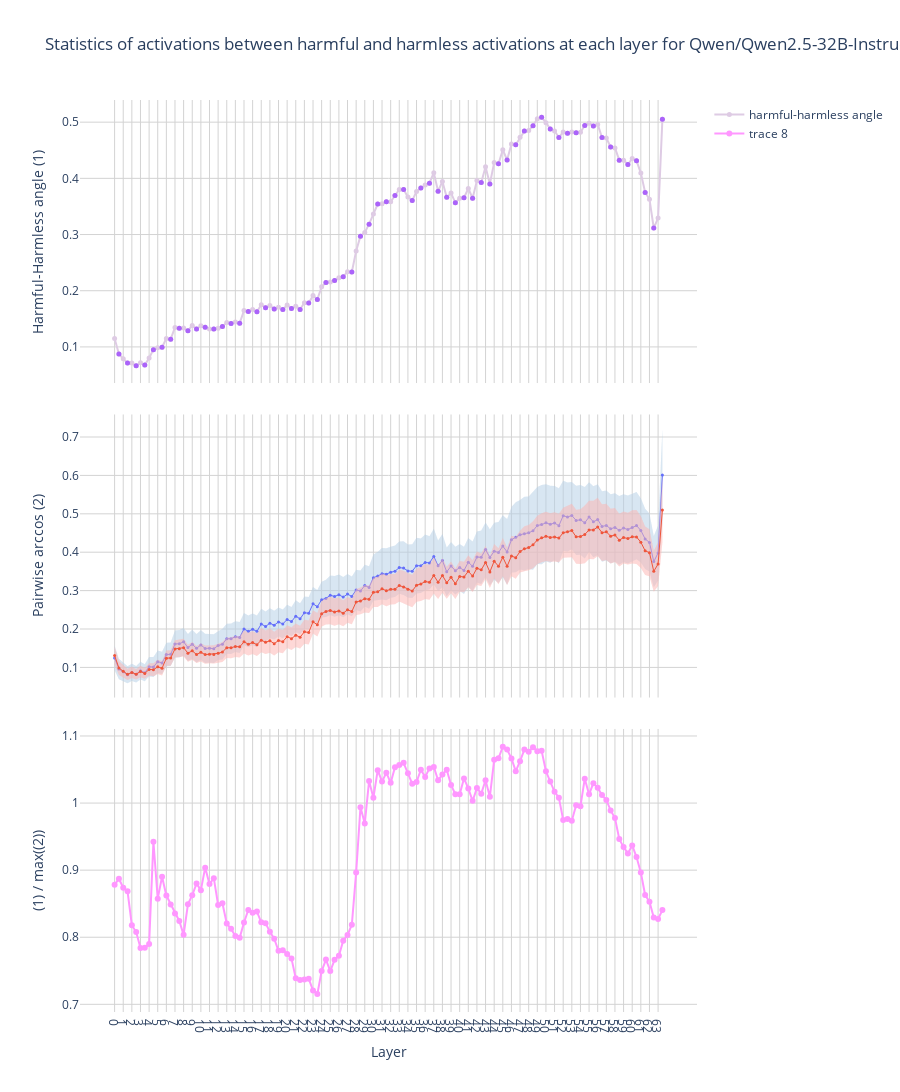

The notebook cell this image was saved under:
### Code cell
x_values = sum([[f"{l}", f"{l}-post"] for l in range(num_layers)], [])

fig = go.Figure()

# Angles between each pair of mean vectors at each layer
fig.add_trace(
    go.Scatter(
        x=x_values,
        y=np.arccos(similarity_scores[..., chosen_token]).flatten(),
        name="harmful-harmless angle",
        # showlegend=False,
        mode="lines+markers",
        marker=dict(color=colour_map_light["neutral"], size=5),
        yaxis="y",
    )
)
fig.add_trace(
    go.Scatter(
        x=x_values[1::2],
        y=np.arccos(similarity_scores[..., 1, chosen_token]).flatten(),
        # name="cosine similarity",
        showlegend=False,
        mode="markers",
        marker=dict(color=colour_map["neutral"], size=5),
        yaxis="y",
    )
)

for category in categories:
    if category == "harmful":
        # layers x resid_modules x (batch * (batch - 1) // 2)
        # cosine of each sample activation vector with other sample activation vectors
        acts_pairwise_sim = harmful_acts_pairwise_sim[..., chosen_token]

        # layers x resid_modules x batch
        # cosine of each sample activation vector with the mean activation vector
        acts_cosine_with_mean = harmful_acts_cosine_with_mean[..., chosen_token].clip(
            -1, 1
        )
    else:
        # layers x resid_modules x (batch * (batch - 1) // 2)
        # cosine of each sample activation vector with other sample activation vectors
        acts_pairwise_sim = harmless_acts_pairwise_sim[..., chosen_token]

        # layers x resid_modules x batch
        # cosine of each sample activation vector with the mean activation vector
        acts_cosine_with_mean = harmless_acts_cosine_with_mean[..., chosen_token].clip(
            -1, 1
        )

    acts_arccos_with_mean = np.arccos(acts_cosine_with_mean)

    count = acts_cosine_with_mean.shape[-1]

    for module_idx, module_name in enumerate(resid_modules):
        if module_name == "pre":
            colour = colour_map[category]
        else:
            colour = colour_map_light[category]

        # fig.add_trace(
        #     go.Box(
        #         x=sum([[name] * count for name in x_values[module_idx::2]], []),
        #         y=np.arccos(acts_arccos_with_mean[..., module_idx, :]).flatten(),
        #         boxmean=True,
        #         line_width=1,
        #         marker_size=2,
        #         showlegend=False,
        #         marker_color=colour,
        #         yaxis="y2",
        #     ),
        # )
        fig.add_trace(
            variance_plot(
                x=x_values, 
                y=torch.tensor(acts_arccos_with_mean).reshape(-1, acts_arccos_with_mean.shape[-1]), 
                yaxis="y2", 
                fillcolor=colour_map_opaque[category], 
                showlegend=False
            )
        )


    fig.add_trace(
        go.Scatter(
            x=x_values,
            y=acts_arccos_with_mean.mean(axis=-1).flatten(),
            mode="lines+markers",
            showlegend=False,
            marker=dict(color=colour_map[category], size=3),
            line_width=1,
            yaxis="y2",
        ),
    )
    # fig.add_trace(
    #     go.Scatter(
    #         x=x_values[1::2],
    #         y=acts_pairwise_sim.mean(axis=-1).flatten(),
    #         mode="markers",
    #         showlegend=False,
    #         marker_color=colour_map[category],
    #         yaxis="y4",
    #     ),
    # )


harmful_locality_scores = np.arccos(
    harmful_acts_cosine_with_mean[..., chosen_token].clip(-1, 1)
).mean(axis=-1)
harmless_locality_scores = np.arccos(
    harmless_acts_cosine_with_mean[..., chosen_token].clip(-1, 1)
).mean(axis=-1)
locality_scores = np.maximum(harmful_locality_scores, harmless_locality_scores)

sparsity_scores = np.arccos(similarity_scores[..., chosen_token].clip(-1, 1))

# scores = sparsity_scores * 2 / (harmful_locality_scores + harmless_locality_scores)
# scores = sparsity_scores - locality_scores
scores = sparsity_scores / locality_scores
# scores[
#     sparsity_scores <= np.minimum(harmful_locality_scores, harmless_locality_scores)
# ] = np.nan
fig.add_trace(
    go.Scatter(x=x_values, y=scores.flatten(), mode="lines+markers", yaxis="y3")
)


fig.update_layout(
    title=(
        "Statistics of activations between harmful and harmless activations at each"
        f" layer for {MODEL_PATH}"
    ),
    plot_bgcolor="white",
    grid=dict(rows=3, columns=1),
    xaxis=dict(type="category", title="Layer", dtick=2, gridcolor="lightgrey"),
    yaxis=dict(title="Harmful-Harmless angle (1)", gridcolor="lightgrey", zeroline=False),
    yaxis2=dict(title="Pairwise arccos (2)", gridcolor="lightgrey", zeroline=False),
    yaxis3=dict(title="(1) / max((2))", gridcolor="lightgrey", zeroline=False),
    # yaxis4=dict(title="Pairwise Cosine Similarity between samples"),
    hovermode="x unified",
    height=1200,
    # width=20 + 12 * len(x_values),
)
fig.show()

chosen_layer, chosen_act_idx = np.unravel_index(
    np.nanargmax(scores, axis=None), scores.shape
)
print(
    f"Best direction at layer {chosen_layer}, module"
    f" {act_names[chosen_act_idx]}, position {chosen_token}"
)

### Figure 1 — Plotly figure (JSON) as saved in the notebook; plotly's stock layout.template omitted (floating-point values rounded to 4 significant figures; data arrays with more than 128 entries replaced by an {"elided": "..."} marker saying what was removed)
{"data": [{"marker": {"color": "rgb(222,203,228)", "size": 5}, "mode": "lines+markers", "name": "harmful-harmless angle", "type": "scatter", "x": ["0", "0-post", "1", "1-post", "2", "2-post", "3", "3-post", "4", "4-post", "5", "5-post", "6", "6-post", "7", "7-post", "8", "8-post", "9", "9-post", "10", "10-post", "11", "11-post", "12", "12-post", "13", "13-post", "14", "14-post", "15", "15-post", "16", "16-post", "17", "17-post", "18", "18-post", "19", "19-post", "20", "20-post", "21", "21-post", "22", "22-post", "23", "23-post", "24", "24-post", "25", "25-post", "26", "26-post", "27", "27-post", "28", "28-post", "29", "29-post", "30", "30-post", "31", "31-post", "32", "32-post", "33", "33-post", "34", "34-post", "35", "35-post", "36", "36-post", "37", "37-post", "38", "38-post", "39", "39-post", "40", "40-post", "41", "41-post", "42", "42-post", "43", "43-post", "44", "44-post", "45", "45-post", "46", "46-post", "47", "47-post", "48", "48-post", "49", "49-post", "50", "50-post", "51", "51-post", "52", "52-post", "53", "53-post", "54", "54-post", "55", "55-post", "56", "56-post", "57", "57-post", "58", "58-post", "59", "59-post", "60", "60-post", "61", "61-post", "62", "62-post", "63", "63-post"], "y": [0.115, 0.08733, 0.07875, 0.07123, 0.07122, 0.06646, 0.07173, 0.06771, 0.08026, 0.09514, 0.09853, 0.09946, 0.115, 0.1138, 0.1346, 0.1332, 0.1339, 0.1288, 0.1383, 0.1317, 0.1378, 0.135, 0.1318, 0.1321, 0.1331, 0.1365, 0.1433, 0.1419, 0.1443, 0.1423, 0.1646, 0.163, 0.1666, 0.1625, 0.1752, 0.1696, 0.1738, 0.1674, 0.1704, 0.1665, 0.1744, 0.1685, 0.1724, 0.1668, 0.1786, 0.178, 0.1914, 0.1846, 0.2072, 0.2145, 0.2156, 0.2184, 0.2233, 0.2251, 0.2337, 0.2333, 0.2706, 0.2971, 0.3037, 0.3184, 0.3364, 0.3543, 0.355, 0.3583, 0.3582, 0.3694, 0.3802, 0.3801, 0.3668, 0.3608, 0.3764, 0.3828, 0.3881, 0.3914, 0.41, 0.3771, 0.3945, 0.3662, 0.3738, 0.3565, 0.3648, 0.3656, 0.382, 0.3646, 0.3961, 0.3925, 0.4207, 0.3899, 0.4283, 0.4259, 0.4507, 0.4327, 0.4612, 0.4599, 0.4732, 0.4841, 0.485, 0.4936, 0.5059, 0.5087, 0.4991, 0.4879, 0.4842, 0.4728, 0.4825, 0.4801, 0.4825, 0.4813, 0.4819, 0.494, 0.4981, 0.4934, 0.496, 0.4726, 0.4718, 0.4558, 0.4541, 0.4324, 0.4324, 0.4246, 0.4352, 0.4315, 0.4094, 0.375, 0.3629, 0.3115, 0.3293, 0.5054], "yaxis": "y"}, {"marker": {"color": "#AB63FA", "size": 5}, "mode": "markers", "showlegend": false, "type": "scatter", "x": ["0-post", "1-post", "2-post", "3-post", "4-post", "5-post", "6-post", "7-post", "8-post", "9-post", "10-post", "11-post", "12-post", "13-post", "14-post", "15-post", "16-post", "17-post", "18-post", "19-post", "20-post", "21-post", "22-post", "23-post", "24-post", "25-post", "26-post", "27-post", "28-post", "29-post", "30-post", "31-post", "32-post", "33-post", "34-post", "35-post", "36-post", "37-post", "38-post", "39-post", "40-post", "41-post", "42-post", "43-post", "44-post", "45-post", "46-post", "47-post", "48-post", "49-post", "50-post", "51-post", "52-post", "53-post", "54-post", "55-post", "56-post", "57-post", "58-post", "59-post", "60-post", "61-post", "62-post", "63-post"], "y": [0.08733, 0.07123, 0.06646, 0.06771, 0.09514, 0.09946, 0.1138, 0.1332, 0.1288, 0.1317, 0.135, 0.1321, 0.1365, 0.1419, 0.1423, 0.163, 0.1625, 0.1696, 0.1674, 0.1665, 0.1685, 0.1668, 0.178, 0.1846, 0.2145, 0.2184, 0.2251, 0.2333, 0.2971, 0.3184, 0.3543, 0.3583, 0.3694, 0.3801, 0.3608, 0.3828, 0.3914, 0.3771, 0.3662, 0.3565, 0.3656, 0.3646, 0.3925, 0.3899, 0.4259, 0.4327, 0.4599, 0.4841, 0.4936, 0.5087, 0.4879, 0.4728, 0.4801, 0.4813, 0.494, 0.4934, 0.4726, 0.4558, 0.4324, 0.4246, 0.4315, 0.375, 0.3115, 0.5054], "yaxis": "y"}, {"fill": "toself", "fillcolor": "rgba(179, 205, 227, 0.3)", "line": {"color": "rgba(179, 205, 227, 0.3)", "width": 0}, "mode": "lines", "showlegend": false, "type": "scatter", "x": {"elided": "256 str values"}, "y": {"elided": "256 float values"}, "yaxis": "y2"}, {"fill": "toself", "fillcolor": "rgba(179, 205, 227, 0.3)", "line": {"color": "rgba(179, 205, 227, 0.3)", "width": 0}, "mode": "lines", "showlegend": false, "type": "scatter", "x": {"elided": "256 str values"}, "y": {"elided": "256 float values"}, "yaxis": "y2"}, {"line": {"width": 1}, "marker": {"color": "#636EFA", "size": 3}, "mode": "lines+markers", "showlegend": false, "type": "scatter", "x": ["0", "0-post", "1", "1-post", "2", "2-post", "3", "3-post", "4", "4-post", "5", "5-post", "6", "6-post", "7", "7-post", "8", "8-post", "9", "9-post", "10", "10-post", "11", "11-post", "12", "12-post", "13", "13-post", "14", "14-post", "15", "15-post", "16", "16-post", "17", "17-post", "18", "18-post", "19", "19-post", "20", "20-post", "21", "21-post", "22", "22-post", "23", "23-post", "24", "24-post", "25", "25-post", "26", "26-post", "27", "27-post", "28", "28-post", "29", "29-post", "30", "30-post", "31", "31-post", "32", "32-post", "33", "33-post", "34", "34-post", "35", "35-post", "36", "36-post", "37", "37-post", "38", "38-post", "39", "39-post", "40", "40-post", "41", "41-post", "42", "42-post", "43", "43-post", "44", "44-post", "45", "45-post", "46", "46-post", "47", "47-post", "48", "48-post", "49", "49-post", "50", "50-post", "51", "51-post", "52", "52-post", "53", "53-post", "54", "54-post", "55", "55-post", "56", "56-post", "57", "57-post", "58", "58-post", "59", "59-post", "60", "60-post", "61", "61-post", "62", "62-post", "63", "63-post"], "y": [0.1245, 0.09588, 0.08861, 0.0806, 0.08707, 0.08229, 0.09151, 0.08634, 0.1016, 0.101, 0.1149, 0.1117, 0.1334, 0.1341, 0.1611, 0.1616, 0.1666, 0.1517, 0.1603, 0.1496, 0.1584, 0.1494, 0.15, 0.1487, 0.1569, 0.1604, 0.1747, 0.1746, 0.18, 0.1781, 0.2003, 0.1939, 0.1992, 0.1939, 0.213, 0.2066, 0.2151, 0.2098, 0.2186, 0.2132, 0.225, 0.2193, 0.2334, 0.2266, 0.2424, 0.2411, 0.2656, 0.2581, 0.2764, 0.2797, 0.2877, 0.285, 0.2891, 0.2832, 0.2909, 0.2849, 0.3018, 0.2989, 0.3132, 0.3083, 0.3338, 0.3377, 0.344, 0.3427, 0.3478, 0.3506, 0.3599, 0.3586, 0.3512, 0.3506, 0.365, 0.3647, 0.3735, 0.3722, 0.389, 0.3646, 0.3784, 0.3488, 0.3639, 0.3519, 0.3601, 0.3526, 0.3738, 0.3634, 0.3874, 0.387, 0.4069, 0.3864, 0.4024, 0.3993, 0.4159, 0.4007, 0.4325, 0.439, 0.4454, 0.4483, 0.4505, 0.4557, 0.4696, 0.4719, 0.4765, 0.4728, 0.4762, 0.4691, 0.495, 0.4917, 0.4955, 0.4828, 0.4843, 0.4767, 0.4917, 0.4791, 0.485, 0.4671, 0.4696, 0.4608, 0.4646, 0.4569, 0.4628, 0.459, 0.4645, 0.4693, 0.4567, 0.4345, 0.4255, 0.3755, 0.398, 0.6013], "yaxis": "y2"}, {"fill": "toself", "fillcolor": "rgba(251, 180, 174, 0.3)", "line": {"color": "rgba(251, 180, 174, 0.3)", "width": 0}, "mode": "lines", "showlegend": false, "type": "scatter", "x": {"elided": "256 str values"}, "y": {"elided": "256 float values"}, "yaxis": "y2"}, {"fill": "toself", "fillcolor": "rgba(251, 180, 174, 0.3)", "line": {"color": "rgba(251, 180, 174, 0.3)", "width": 0}, "mode": "lines", "showlegend": false, "type": "scatter", "x": {"elided": "256 str values"}, "y": {"elided": "256 float values"}, "yaxis": "y2"}, {"line": {"width": 1}, "marker": {"color": "#EF553B", "size": 3}, "mode": "lines+markers", "showlegend": false, "type": "scatter", "x": ["0", "0-post", "1", "1-post", "2", "2-post", "3", "3-post", "4", "4-post", "5", "5-post", "6", "6-post", "7", "7-post", "8", "8-post", "9", "9-post", "10", "10-post", "11", "11-post", "12", "12-post", "13", "13-post", "14", "14-post", "15", "15-post", "16", "16-post", "17", "17-post", "18", "18-post", "19", "19-post", "20", "20-post", "21", "21-post", "22", "22-post", "23", "23-post", "24", "24-post", "25", "25-post", "26", "26-post", "27", "27-post", "28", "28-post", "29", "29-post", "30", "30-post", "31", "31-post", "32", "32-post", "33", "33-post", "34", "34-post", "35", "35-post", "36", "36-post", "37", "37-post", "38", "38-post", "39", "39-post", "40", "40-post", "41", "41-post", "42", "42-post", "43", "43-post", "44", "44-post", "45", "45-post", "46", "46-post", "47", "47-post", "48", "48-post", "49", "49-post", "50", "50-post", "51", "51-post", "52", "52-post", "53", "53-post", "54", "54-post", "55", "55-post", "56", "56-post", "57", "57-post", "58", "58-post", "59", "59-post", "60", "60-post", "61", "61-post", "62", "62-post", "63", "63-post"], "y": [0.1309, 0.09845, 0.09013, 0.08203, 0.08706, 0.08219, 0.08952, 0.08437, 0.09479, 0.09406, 0.1015, 0.09804, 0.1241, 0.1246, 0.1482, 0.1489, 0.1514, 0.1371, 0.1431, 0.1335, 0.1392, 0.1334, 0.1343, 0.1339, 0.1366, 0.1401, 0.1512, 0.1511, 0.1545, 0.1536, 0.1666, 0.1606, 0.1648, 0.1593, 0.171, 0.1654, 0.1695, 0.1619, 0.1701, 0.1671, 0.1801, 0.1749, 0.1838, 0.1788, 0.1927, 0.1909, 0.2187, 0.2111, 0.2398, 0.2457, 0.2482, 0.2443, 0.247, 0.2412, 0.25, 0.2456, 0.2705, 0.2732, 0.2787, 0.2776, 0.2955, 0.2968, 0.3046, 0.2997, 0.3034, 0.3039, 0.313, 0.3096, 0.3038, 0.299, 0.314, 0.3173, 0.3237, 0.3216, 0.3396, 0.3219, 0.3395, 0.3205, 0.3347, 0.3178, 0.337, 0.3355, 0.3505, 0.3378, 0.3582, 0.354, 0.3735, 0.3487, 0.3766, 0.3633, 0.387, 0.3633, 0.3901, 0.3858, 0.4016, 0.4089, 0.4121, 0.4194, 0.432, 0.4376, 0.4413, 0.4384, 0.4398, 0.4368, 0.4508, 0.4535, 0.4565, 0.4401, 0.4407, 0.4462, 0.4579, 0.4581, 0.4657, 0.4509, 0.453, 0.4419, 0.4448, 0.4314, 0.4382, 0.4355, 0.44, 0.4397, 0.4262, 0.4036, 0.3988, 0.3503, 0.3692, 0.5101], "yaxis": "y2"}, {"mode": "lines+markers", "type": "scatter", "x": ["0", "0-post", "1", "1-post", "2", "2-post", "3", "3-post", "4", "4-post", "5", "5-post", "6", "6-post", "7", "7-post", "8", "8-post", "9", "9-post", "10", "10-post", "11", "11-post", "12", "12-post", "13", "13-post", "14", "14-post", "15", "15-post", "16", "16-post", "17", "17-post", "18", "18-post", "19", "19-post", "20", "20-post", "21", "21-post", "22", "22-post", "23", "23-post", "24", "24-post", "25", "25-post", "26", "26-post", "27", "27-post", "28", "28-post", "29", "29-post", "30", "30-post", "31", "31-post", "32", "32-post", "33", "33-post", "34", "34-post", "35", "35-post", "36", "36-post", "37", "37-post", "38", "38-post", "39", "39-post", "40", "40-post", "41", "41-post", "42", "42-post", "43", "43-post", "44", "44-post", "45", "45-post", "46", "46-post", "47", "47-post", "48", "48-post", "49", "49-post", "50", "50-post", "51", "51-post", "52", "52-post", "53", "53-post", "54", "54-post", "55", "55-post", "56", "56-post", "57", "57-post", "58", "58-post", "59", "59-post", "60", "60-post", "61", "61-post", "62", "62-post", "63", "63-post"], "y": [0.8784, 0.8871, 0.8737, 0.8684, 0.818, 0.8077, 0.7839, 0.7842, 0.7898, 0.9422, 0.8575, 0.8903, 0.8621, 0.8488, 0.8355, 0.8242, 0.8036, 0.849, 0.8627, 0.8799, 0.8702, 0.9038, 0.8793, 0.8881, 0.8482, 0.8507, 0.8204, 0.8125, 0.8018, 0.7991, 0.822, 0.8407, 0.8364, 0.8382, 0.8222, 0.821, 0.808, 0.7979, 0.7797, 0.7808, 0.7751, 0.7685, 0.7388, 0.7361, 0.7369, 0.7382, 0.7208, 0.7152, 0.7496, 0.7667, 0.7495, 0.7663, 0.7723, 0.7947, 0.8034, 0.8187, 0.8967, 0.9938, 0.9697, 1.033, 1.008, 1.049, 1.032, 1.045, 1.03, 1.054, 1.057, 1.06, 1.044, 1.029, 1.031, 1.05, 1.039, 1.052, 1.054, 1.034, 1.043, 1.05, 1.027, 1.013, 1.013, 1.037, 1.022, 1.003, 1.022, 1.014, 1.034, 1.009, 1.064, 1.067, 1.084, 1.08, 1.067, 1.048, 1.062, 1.08, 1.077, 1.083, 1.077, 1.078, 1.047, 1.032, 1.017, 1.008, 0.9747, 0.9764, 0.9737, 0.9968, 0.9951, 1.036, 1.013, 1.03, 1.023, 1.012, 1.005, 0.9891, 0.9776, 0.9464, 0.9343, 0.925, 0.9369, 0.9195, 0.8964, 0.8629, 0.8531, 0.8295, 0.8273, 0.8405], "yaxis": "y3"}], "layout": {"grid": {"columns": 1, "rows": 3}, "height": 1200, "hovermode": "x unified", "plot_bgcolor": "white", "title": {"text": "Statistics of activations between harmful and harmless activations at each layer for Qwen/Qwen2.5-32B-Instruct"}, "xaxis": {"dtick": 2, "gridcolor": "lightgrey", "title": {"text": "Layer"}, "type": "category"}, "yaxis": {"gridcolor": "lightgrey", "title": {"text": "Harmful-Harmless angle (1)"}, "zeroline": false}, "yaxis2": {"gridcolor": "lightgrey", "title": {"text": "Pairwise arccos (2)"}, "zeroline": false}, "yaxis3": {"gridcolor": "lightgrey", "title": {"text": "(1) / max((2))"}, "zeroline": false}}}
